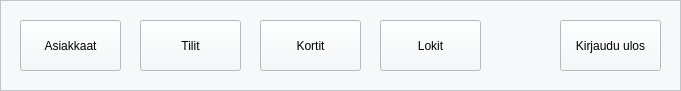
       <widget class="QFrame" name="buttonBar">
        <property name="geometry">
         <rect>
          <x>0</x>
          <y>610</y>
          <width>681</width>
          <height>91</height>
         </rect>
        </property>
        <property name="palette">
         <palette>
          <active>
           <colorrole role="Button">
            <brush brushstyle="SolidPattern">
             <color alpha="235">
              <red>245</red>
              <green>247</green>
              <blue>250</blue>
             </color>
            </brush>
           </colorrole>
           <colorrole role="Base">
            <brush brushstyle="SolidPattern">
             <color alpha="235">
              <red>245</red>
              <green>247</green>
              <blue>250</blue>
             </color>
            </brush>
           </colorrole>
           <colorrole role="Window">
            <brush brushstyle="SolidPattern">
             <color alpha="235">
              <red>245</red>
              <green>247</green>
              <blue>250</blue>
             </color>
            </brush>
           </colorrole>
          </active>
          <inactive>
           <colorrole role="Button">
            <brush brushstyle="SolidPattern">
             <color alpha="235">
              <red>245</red>
              <green>247</green>
              <blue>250</blue>
             </color>
            </brush>
           </colorrole>
           <colorrole role="Base">
            <brush brushstyle="SolidPattern">
             <color alpha="235">
              <red>245</red>
              <green>247</green>
              <blue>250</blue>
             </color>
            </brush>
           </colorrole>
           <colorrole role="Window">
            <brush brushstyle="SolidPattern">
             <color alpha="235">
              <red>245</red>
              <green>247</green>
              <blue>250</blue>
             </color>
            </brush>
           </colorrole>
          </inactive>
          <disabled>
           <colorrole role="Button">
            <brush brushstyle="SolidPattern">
             <color alpha="235">
              <red>245</red>
              <green>247</green>
              <blue>250</blue>
             </color>
            </brush>
           </colorrole>
           <colorrole role="Base">
            <brush brushstyle="SolidPattern">
             <color alpha="235">
              <red>245</red>
              <green>247</green>
              <blue>250</blue>
             </color>
            </brush>
           </colorrole>
           <colorrole role="Window">
            <brush brushstyle="SolidPattern">
             <color alpha="235">
              <red>245</red>
              <green>247</green>
              <blue>250</blue>
             </color>
            </brush>
           </colorrole>
          </disabled>
         </palette>
        </property>
        <property name="frameShape">
         <enum>QFrame::Shape::StyledPanel</enum>
        </property>
        <property name="frameShadow">
         <enum>QFrame::Shadow::Raised</enum>
        </property>
        <widget class="QPushButton" name="btnAsiakkaatLowBar">
         <property name="geometry">
          <rect>
           <x>20</x>
           <y>20</y>
           <width>101</width>
           <height>51</height>
          </rect>
         </property>
         <property name="text">
          <string>Asiakkaat</string>
         </property>
        </widget>
        <widget class="QPushButton" name="btnTilitLowBar">
         <property name="geometry">
          <rect>
           <x>140</x>
           <y>20</y>
           <width>101</width>
           <height>51</height>
          </rect>
         </property>
         <property name="text">
          <string>Tilit</string>
         </property>
        </widget>
        <widget class="QPushButton" name="btnKortitLowBar">
         <property name="geometry">
          <rect>
           <x>260</x>
           <y>20</y>
           <width>101</width>
           <height>51</height>
          </rect>
         </property>
         <property name="text">
          <string>Kortit</string>
         </property>
        </widget>
        <widget class="QPushButton" name="btnLokitLowBar">
         <property name="geometry">
          <rect>
           <x>380</x>
           <y>20</y>
           <width>101</width>
           <height>51</height>
          </rect>
         </property>
         <property name="text">
          <string>Lokit</string>
         </property>
        </widget>
        <widget class="QPushButton" name="btnLogOutLowBar_2">
         <property name="geometry">
          <rect>
           <x>560</x>
           <y>20</y>
           <width>101</width>
           <height>51</height>
          </rect>
         </property>
         <property name="text">
          <string>Kirjaudu ulos</string>
         </property>
        </widget>
       </widget>
